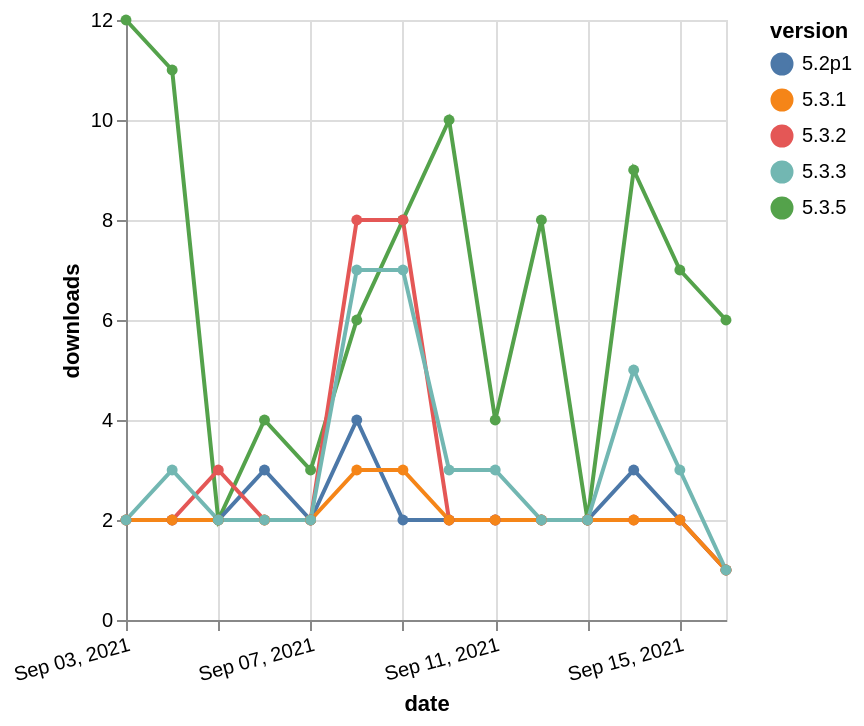

Source (Vega-Lite JSON):
### Vega-Lite specification from a JSON file in a GitHub repository (floating-point values rounded to 4 significant figures)
{"$schema": "https://vega.github.io/schema/vega-lite/v5.json", "description": "A simple bar chart with embedded data.", "data": {"values": [{"date": "2021-09-03", "total": 1530, "delta": 12, "version": "5.3.5"}, {"date": "2021-09-04", "total": 1541, "delta": 11, "version": "5.3.5"}, {"date": "2021-09-05", "total": 1543, "delta": 2, "version": "5.3.5"}, {"date": "2021-09-06", "total": 1547, "delta": 4, "version": "5.3.5"}, {"date": "2021-09-07", "total": 1550, "delta": 3, "version": "5.3.5"}, {"date": "2021-09-08", "total": 1556, "delta": 6, "version": "5.3.5"}, {"date": "2021-09-09", "total": 1564, "delta": 8, "version": "5.3.5"}, {"date": "2021-09-10", "total": 1574, "delta": 10, "version": "5.3.5"}, {"date": "2021-09-11", "total": 1578, "delta": 4, "version": "5.3.5"}, {"date": "2021-09-12", "total": 1586, "delta": 8, "version": "5.3.5"}, {"date": "2021-09-13", "total": 1588, "delta": 2, "version": "5.3.5"}, {"date": "2021-09-14", "total": 1597, "delta": 9, "version": "5.3.5"}, {"date": "2021-09-15", "total": 1604, "delta": 7, "version": "5.3.5"}, {"date": "2021-09-16", "total": 1610, "delta": 6, "version": "5.3.5"}, {"date": "2021-09-03", "total": 3743, "delta": 2, "version": "5.2p1"}, {"date": "2021-09-04", "total": 3745, "delta": 2, "version": "5.2p1"}, {"date": "2021-09-05", "total": 3747, "delta": 2, "version": "5.2p1"}, {"date": "2021-09-06", "total": 3750, "delta": 3, "version": "5.2p1"}, {"date": "2021-09-07", "total": 3752, "delta": 2, "version": "5.2p1"}, {"date": "2021-09-08", "total": 3756, "delta": 4, "version": "5.2p1"}, {"date": "2021-09-09", "total": 3758, "delta": 2, "version": "5.2p1"}, {"date": "2021-09-10", "total": 3760, "delta": 2, "version": "5.2p1"}, {"date": "2021-09-11", "total": 3762, "delta": 2, "version": "5.2p1"}, {"date": "2021-09-12", "total": 3764, "delta": 2, "version": "5.2p1"}, {"date": "2021-09-13", "total": 3766, "delta": 2, "version": "5.2p1"}, {"date": "2021-09-14", "total": 3769, "delta": 3, "version": "5.2p1"}, {"date": "2021-09-15", "total": 3771, "delta": 2, "version": "5.2p1"}, {"date": "2021-09-16", "total": 3772, "delta": 1, "version": "5.2p1"}, {"date": "2021-09-03", "total": 6443, "delta": 2, "version": "5.3.2"}, {"date": "2021-09-04", "total": 6445, "delta": 2, "version": "5.3.2"}, {"date": "2021-09-05", "total": 6448, "delta": 3, "version": "5.3.2"}, {"date": "2021-09-06", "total": 6450, "delta": 2, "version": "5.3.2"}, {"date": "2021-09-07", "total": 6452, "delta": 2, "version": "5.3.2"}, {"date": "2021-09-08", "total": 6460, "delta": 8, "version": "5.3.2"}, {"date": "2021-09-09", "total": 6468, "delta": 8, "version": "5.3.2"}, {"date": "2021-09-10", "total": 6470, "delta": 2, "version": "5.3.2"}, {"date": "2021-09-11", "total": 6472, "delta": 2, "version": "5.3.2"}, {"date": "2021-09-12", "total": 6474, "delta": 2, "version": "5.3.2"}, {"date": "2021-09-13", "total": 6476, "delta": 2, "version": "5.3.2"}, {"date": "2021-09-14", "total": 6478, "delta": 2, "version": "5.3.2"}, {"date": "2021-09-15", "total": 6480, "delta": 2, "version": "5.3.2"}, {"date": "2021-09-16", "total": 6481, "delta": 1, "version": "5.3.2"}, {"date": "2021-09-03", "total": 2356, "delta": 2, "version": "5.3.1"}, {"date": "2021-09-04", "total": 2358, "delta": 2, "version": "5.3.1"}, {"date": "2021-09-05", "total": 2360, "delta": 2, "version": "5.3.1"}, {"date": "2021-09-06", "total": 2362, "delta": 2, "version": "5.3.1"}, {"date": "2021-09-07", "total": 2364, "delta": 2, "version": "5.3.1"}, {"date": "2021-09-08", "total": 2367, "delta": 3, "version": "5.3.1"}, {"date": "2021-09-09", "total": 2370, "delta": 3, "version": "5.3.1"}, {"date": "2021-09-10", "total": 2372, "delta": 2, "version": "5.3.1"}, {"date": "2021-09-11", "total": 2374, "delta": 2, "version": "5.3.1"}, {"date": "2021-09-12", "total": 2376, "delta": 2, "version": "5.3.1"}, {"date": "2021-09-13", "total": 2378, "delta": 2, "version": "5.3.1"}, {"date": "2021-09-14", "total": 2380, "delta": 2, "version": "5.3.1"}, {"date": "2021-09-15", "total": 2382, "delta": 2, "version": "5.3.1"}, {"date": "2021-09-16", "total": 2383, "delta": 1, "version": "5.3.1"}, {"date": "2021-09-03", "total": 5334, "delta": 2, "version": "5.3.3"}, {"date": "2021-09-04", "total": 5337, "delta": 3, "version": "5.3.3"}, {"date": "2021-09-05", "total": 5339, "delta": 2, "version": "5.3.3"}, {"date": "2021-09-06", "total": 5341, "delta": 2, "version": "5.3.3"}, {"date": "2021-09-07", "total": 5343, "delta": 2, "version": "5.3.3"}, {"date": "2021-09-08", "total": 5350, "delta": 7, "version": "5.3.3"}, {"date": "2021-09-09", "total": 5357, "delta": 7, "version": "5.3.3"}, {"date": "2021-09-10", "total": 5360, "delta": 3, "version": "5.3.3"}, {"date": "2021-09-11", "total": 5363, "delta": 3, "version": "5.3.3"}, {"date": "2021-09-12", "total": 5365, "delta": 2, "version": "5.3.3"}, {"date": "2021-09-13", "total": 5367, "delta": 2, "version": "5.3.3"}, {"date": "2021-09-14", "total": 5372, "delta": 5, "version": "5.3.3"}, {"date": "2021-09-15", "total": 5375, "delta": 3, "version": "5.3.3"}, {"date": "2021-09-16", "total": 5376, "delta": 1, "version": "5.3.3"}]}, "width": "container", "mark": {"type": "line", "point": {"filled": true}}, "encoding": {"x": {"field": "date", "type": "temporal", "timeUnit": "yearmonthdate", "title": "date", "axis": {"labelAngle": -15}}, "y": {"field": "delta", "type": "quantitative", "title": "downloads"}, "color": {"field": "version", "type": "nominal"}, "tooltip": {"field": "delta"}}}
